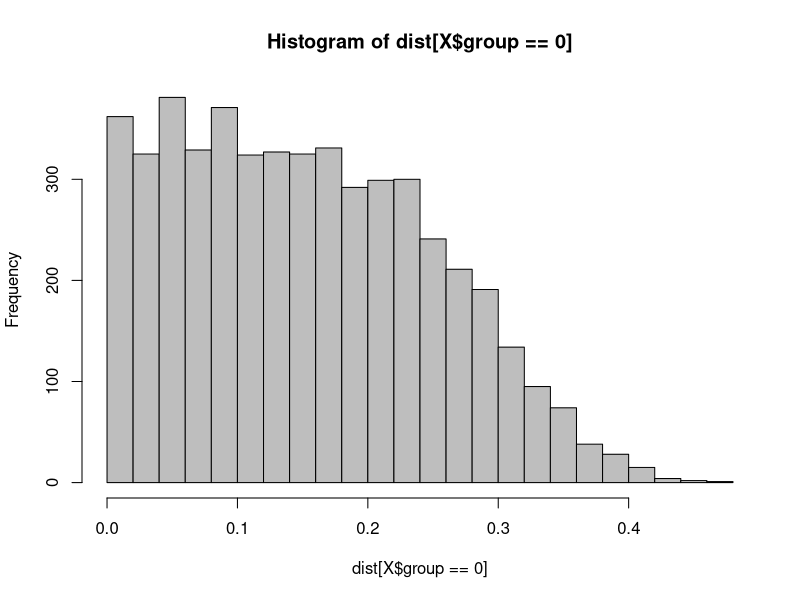
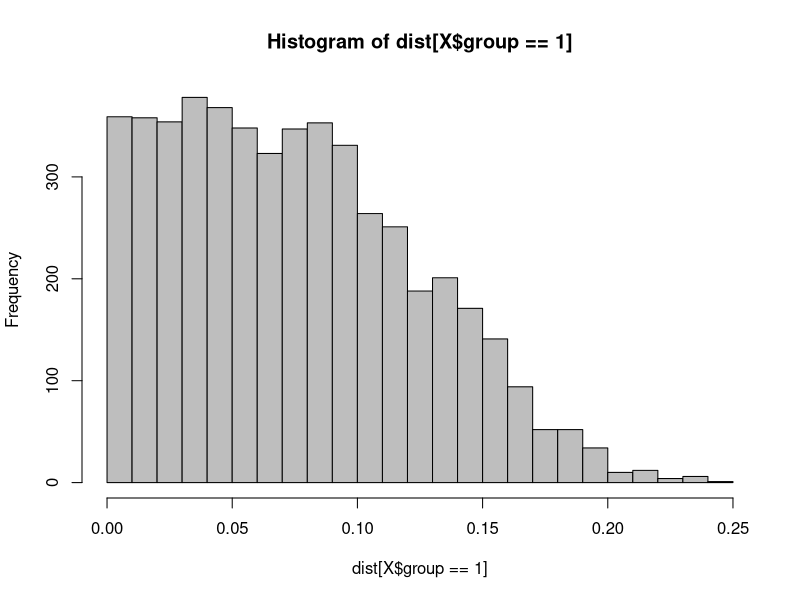

Here is the R script that generated these plots, in order: (Note: this script raises an error after producing the figures.)
# Analysis of simulated data following the hypothesized DGP of rationalization 
# of party choice through missreporting of ideological positions
# Author: Fridolin Linder

rm(list=ls())
library(ggplot2)

### Function simulating the data generating process for simple case:
### Only self position is biased and party position is assumed to be 
### unbiased (see proposal manuscript for definition of unbiasedness)
#
## Arguments:
# N: number of samples
# md: mean of distribution from which the bias parameter is drawn
# p1,p2: fixed 'objective' positions of parties 1 and 2
# v: standard deviation of voters perception error for the party positions
# 
## The DGP wotks as follows
# Voters Ideal points drawn from ~truncN(.5,.3,0,1)
# Their perception of the two parties' positions is drawn from N(p1,v),N(p2,v)
# Their prefered party is selected by minimizing the distance between self and 
# perceived party position
# Subjects in the treatment condition report biased selfpositions where the individual
# bias is calculated by drawing a bias parameter d from truncN(md,.05,0,1), then
# rs_i = ts_i + d_i*(pp_i-ts_i), where, rs: reported self, ts: true self, 
# pp: perceived party and i = 1,...,N are the subjects
#
# 

genData = function(N,md=0.5,p1=0.2,p2=0.8,v=0.1){
  require(truncnorm)
  ts = rtruncnorm(N,0,1,0.5,0.3) # true self position
  pp = cbind(rtruncnorm(N,0,1,p1,v),rtruncnorm(N,0,1,p2,v)) # perc part pos
  dtf = apply(pp-ts,1,function(x) x[which.min(abs(x))]) # distance to favorite
  fp = apply(abs(pp-ts),1,which.min) # favorite party
  d = c(rnorm(N/2,md,0.05),rep(0,N/2)) # Bias par 0 for control group
  rs = ts + d*dtf # reported self = true self + bias
  rp = apply(cbind(pp,fp),1,function(x) x[x[3]])
  data.frame('rep_self'=rs,'rep_party'=rp,'fav_party'=fp
             ,'group'=c(rep(1,N/2),rep(0,N/2)))
}

# Demo
N = 1e4
X = genData(N)
dist = abs(X$rep_self-X$rep_party)
hist(dist[X$group==0],breaks=30,col='grey')
hist(dist[X$group==1],breaks=30,col='grey')
mean(dist[X$group==1])/mean(dist[X$group==0])


### Power analysis by simulation

# Assumed effect size (in terms of md)
md = as.list(seq(0.05,1,by=0.05))
N = 100
B = 1000

# Function to generate data and calcualte difference in mean abs distance
diff = function(md,N,ratio=T){
  X = genData(N,md=md)
  dist = abs(X$rep_self-X$rep_party)
  if(!ratio) mean(dist[X$group==0]) - mean(dist[X$group==1])
    else mean(dist[X$group==1])/mean(dist[X$group==0])
}

# Sample difference
sampDiff = function(B,N,md) sapply(rep(md,B),diff,N=N)

# Get dist'ns for different md vals
distns = lapply(md,sampDiff1,B=B,N=N)
